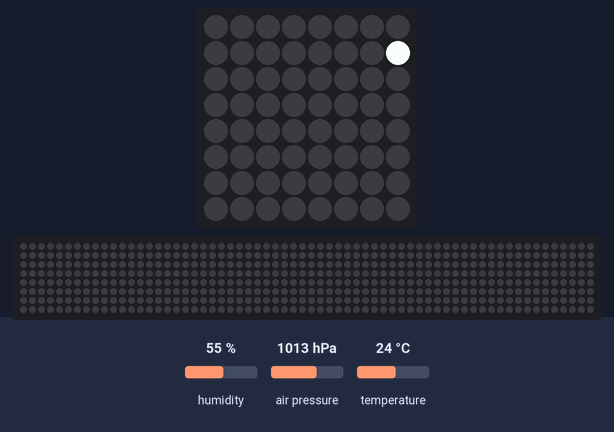
Bench run of a program on a simulated Raspberry Pi (BCM pin numbers) with a Sense HAT. Shown: the Sense HAT's 8×8 RGB LED matrix, a strip that is not on the board, showing the scrolling text unrolled. The inputs (shaded band) are chosen by the test bench; at power-on: humidity 55 %, air pressure 1013 hPa, temperature 24 °C. The 64×8 strip is a reading aid, not a part: it shows the text the matrix is scrolling, unrolled, one strip-width of it at a time.

Above: at 0.17 s.
At 6.92 s:
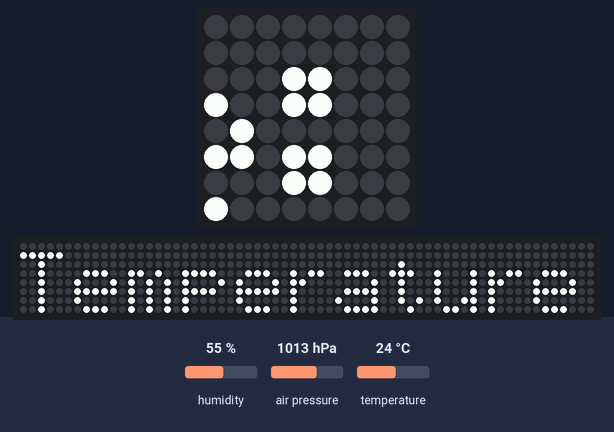
At 13.66 s:
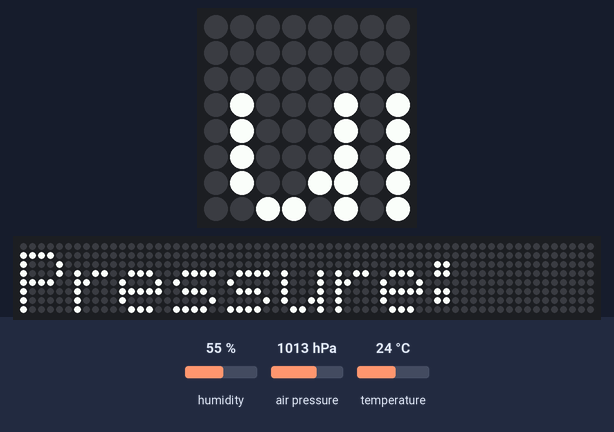
At 27.16 s:
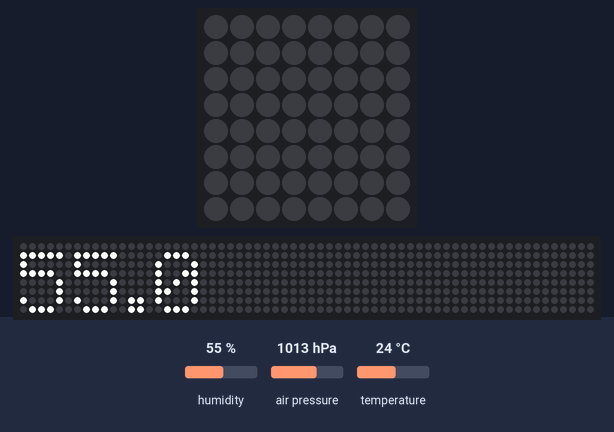
At 27.77 s:
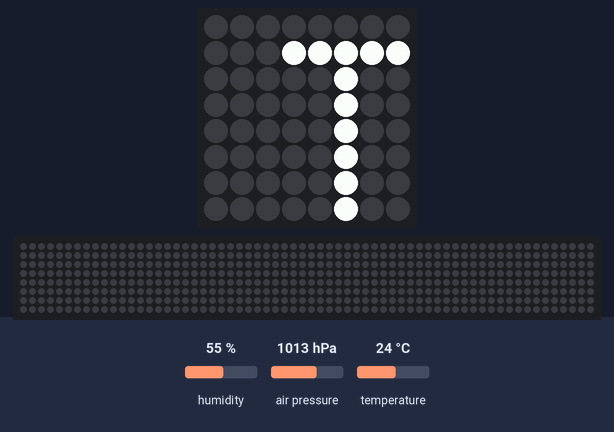
At 39.85 s:
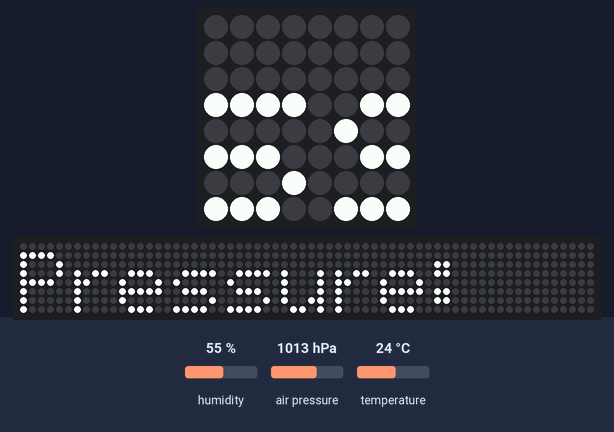

The program:

environment.py
```python
from sense_hat import SenseHat
from time import sleep
sense = SenseHat()

while True:
    #take reading from all three sensors
    t = sense.get_temperature()
    p = sense.get_pressure()
    h = sense.get_humidity()

    #round the values to one decimal place
    t = round(t, 1)
    p = round(p, 1)
    h = round(h, 1)

    #create the message
    #str() converts the value to a string so it can be concatenated
    message = "Temperature: " + str(t) + " Pressure: " + str(p) + " Humidity: " + str(h)

    #display the scrolling message
    sense.show_message(message, scroll_speed=0.1)
```
